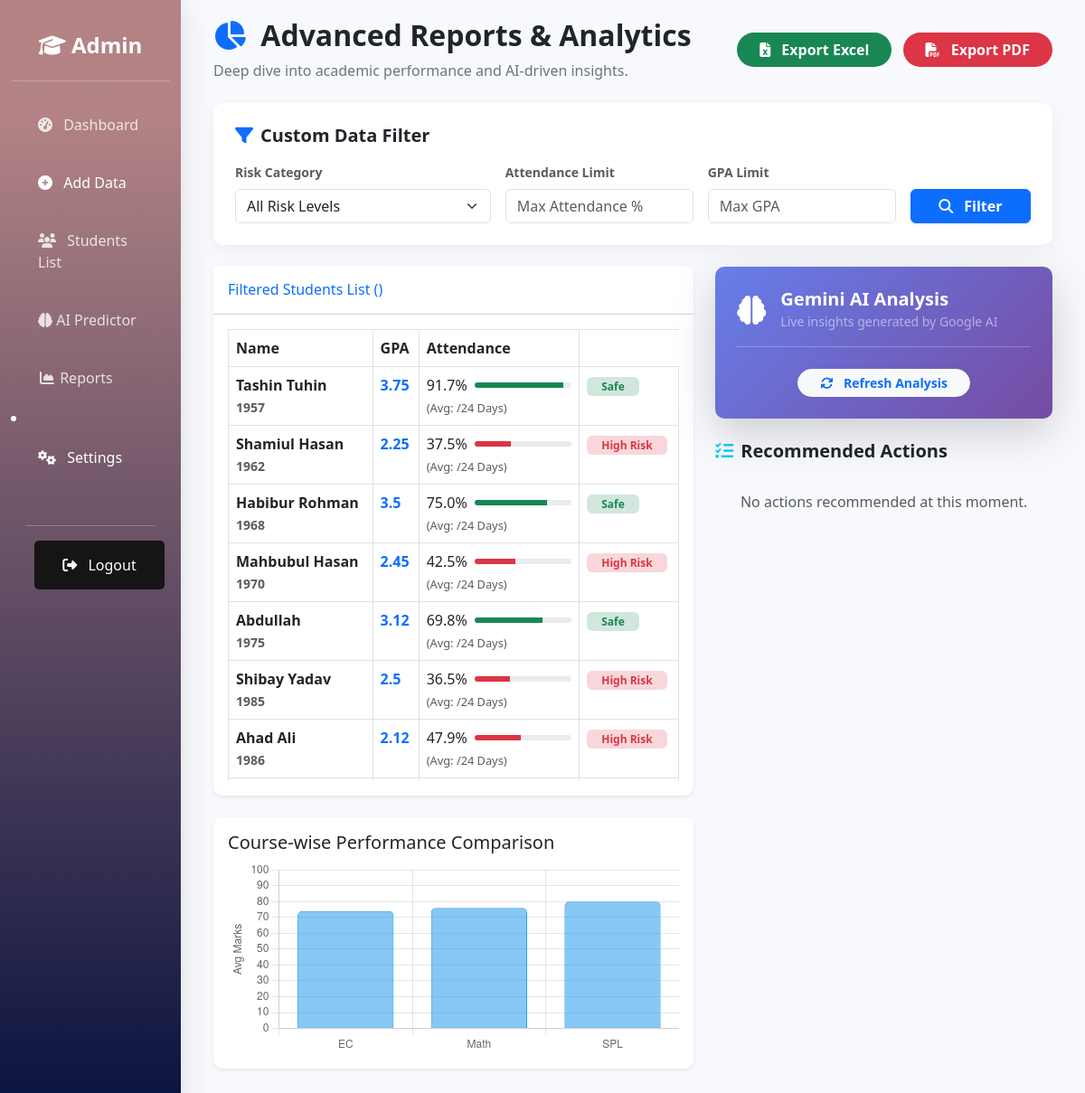
The app's page /reports/ (signed in) with its own data.
### predictor/models.py (models this page shows, shortened)
class Student(models.Model):
    student_id = models.CharField(max_length=20, unique=True, verbose_name="Student ID")
    name = models.CharField(max_length=100, verbose_name="Full Name")
    batch = models.CharField(max_length=20, choices=BATCH_CHOICES, verbose_name="Batch")
    created_at = models.DateTimeField(auto_now_add=True)

### predictor/views.py (the view)
# urls.py: path('reports/', views.reports, name='reports'),
@login_required(login_url='login')
def reports(request):
    risk_filter = request.GET.get('risk_level')
    max_attendance = request.GET.get('max_attendance')
    max_gpa = request.GET.get('max_gpa')
    report_data = []
    total_gpa_sum = 0
    all_students = Student.objects.all().order_by('student_id')
    for student in all_students:
        records = AcademicRecord.objects.filter(student=student).order_by('semester')
        if not records.exists():
            continue
        aggregates = records.aggregate(Avg('gpa'), Avg('attendance'))
        avg_gpa = aggregates['gpa__avg'] or 0
        avg_att_days = aggregates['attendance__avg'] or 0
        TOTAL_CLASS_DAYS = 24
        att_percent_display = (avg_att_days / TOTAL_CLASS_DAYS) * 100
        if att_percent_display > 100: att_percent_display = 100
        is_high_risk = False
        if avg_gpa < 2.5 or att_percent_display < 50:
            is_high_risk = True
        if max_attendance and att_percent_display > float(max_attendance): continue
        if max_gpa and avg_gpa > float(max_gpa): continue
        if risk_filter == 'High Risk' and not is_high_risk: continue
        if risk_filter == 'Low Risk' and is_high_risk: continue
        report_data.append({
            'name': student.name,
            'student_id': student.student_id,
            'avg_gpa': round(avg_gpa, 2),
            'att_percent': round(att_percent_display, 1),
            'is_risk': is_high_risk
        })
        total_gpa_sum += avg_gpa
    total_students_count = len(report_data)
    high_risk_count = sum(1 for item in report_data if item['is_risk'])
    if total_students_count > 0:
        class_avg_gpa = round(total_gpa_sum / total_students_count, 2)
    else:
        class_avg_gpa = 0
    ai_response_text = ""
    cache_key = f"ai_report_v2_{total_students_count}_{high_risk_count}_{class_avg_gpa}"
    cached_summary = cache.get(cache_key)
    if cached_summary:
        ai_response_text = cached_summary
        print("✅ Using Cached AI Response")
    elif total_students_count > 0:
        try:
            genai.configure(api_key='AIzaSyAdi3YURePmybTCWGAu_nlkyDLIsPGUawE')
            model_gemini = genai.GenerativeModel('gemini-2.5-flash')
            prompt = f"""
Act as a Senior Academic Advisor for a University Faculty.
Data Context:
- Class Average CGPA: {class_avg_gpa} (Scale: 4.00)
- Total Students: {total_students_count}
- Critical Risk Students: {high_risk_count} (Low attendance/grades)

Task: Provide 3 strategic, actionable steps for the teacher to improve this specific class performance.
Format: HTML <li> tags only. Keep it professional but direct.
"""
            response = model_gemini.generate_content(prompt)
            ai_response_text = response.text
            cache.set(cache_key, ai_response_text, 86400)
        except Exception as e:
            ai_response_text = "<li>AI Analysis unavailable temporarily.</li>"
            print(f"🔴 Gemini Error: {e}")
    else:
        ai_response_text = "<li>No student data found to analyze.</li>"
    course_performance = StudentSubjectScore.objects.values('course__title').annotate(avg_marks=Avg('marks')).order_by('course__title')
    course_labels = [item['course__title'] for item in course_performance]
    course_data = [round(item['avg_marks'], 1) for item in course_performance]
    if not course_labels:
        course_labels = ['No Data']
        course_data = [0]
    context = {
        'report_data': report_data,
        'course_labels': course_labels,
        'course_data': course_data,
        'ai_response_text': ai_response_text,
        'selected_risk': risk_filter,
        'total_students': total_students_count,
        'risk_count': high_risk_count,
        'class_avg_gpa': class_avg_gpa
    }
    return render(request, 'reports.html', context)

### predictor/templates/reports.html (shortened to what this page needs)
{% extends 'base.html' %}
{% block content %}
<div class="container-fluid">
    <div class="d-flex justify-content-between align-items-center mb-4">
        <div>
            <h2 class="fw-bold text-dark" style="font-family: 'Segoe UI', Tahoma, sans-serif;">
                <i class="fas fa-chart-pie text-primary me-2"></i> Advanced Reports & Analytics
            </h2>
            <p class="text-secondary mb-0">Deep dive into academic performance and AI-driven insights.</p>
        </div>
        <div>
            <a href="{% url 'export_excel' %}" class="btn btn-export-excel me-2 rounded-pill px-4 fw-bold text-decoration-none">
                <i class="fas fa-file-excel me-2"></i> Export Excel
            </a>
            <a href="{% url 'export_pdf' %}" class="btn btn-export-pdf rounded-pill px-4 fw-bold text-decoration-none">
                <i class="fas fa-file-pdf me-2"></i> Export PDF
            </a>
        </div>
    </div>
    <form method="GET" action="{% url 'reports' %}">
        <div class="card glass-card p-4 mb-4">
            <h5 class="fw-bold mb-3 text-dark"><i class="fas fa-filter text-primary me-2"></i>Custom Data Filter</h5>
            <div class="row g-3 align-items-end">
                <div class="col-md-4">
                    <label class="form-label small fw-bold text-muted">Risk Category</label>
                    <select name="risk_level" class="form-select">
                        <option value="">All Risk Levels</option>
                    </select>
                </div>
                <div class="col-md-3">
                    <label class="form-label small fw-bold text-muted">Attendance Limit</label>
                    <input type="number" name="max_attendance" class="form-control" placeholder="Max Attendance %" value="{{ selected_attendance }}">
                </div>
                <div class="col-md-3">
                    <label class="form-label small fw-bold text-muted">GPA Limit</label>
                    <input type="number" step="0.01" name="max_gpa" class="form-control" placeholder="Max GPA" value="{{ selected_gpa }}">
                </div>
                <div class="col-md-2">
                    <button type="submit" class="btn btn-primary w-100 fw-bold shadow-sm">
                        <i class="fas fa-search me-2"></i> Filter
                    </button>
                </div>
            </div>
        </div>
    </form>
    <div class="row">
        <div class="col-lg-7">
            <div class="card shadow-sm mb-4">
                <div class="card-header py-3 bg-white">
                    <h6 class="m-0 font-weight-bold text-primary">Filtered Students List ({{ records.count }})</h6>
                </div>
                <div class="card-body">
                    <div class="table-responsive" style="max-height: 500px; overflow-y: auto;">
                        <table class="table table-bordered table-hover">
                            <thead class="bg-light sticky-top" style="top: 0; z-index: 1;">
                                <tr>
                                    <th>Name</th>
                                    <th>GPA</th>
                                    <th>Attendance</th>
                                </tr>
                            </thead>
                            <tbody>
    {% for student in report_data %}
    <tr>
        <td class="fw-bold">{{ student.name }} <br> <small class="text-muted">{{ student.student_id }}</small></td>
        <td class="text-primary fw-bold">{{ student.avg_gpa }}</td>
        <td>
            <div class="d-flex align-items-center">
                <span class="me-2">{{ student.att_percent }}%</span>
                <div class="progress flex-grow-1" style="height: 6px; width: 100px;">
                    <div class="progress-bar {% if student.att_percent < 60 %}bg-danger{% else %}bg-success{% endif %}"
                         role="progressbar"
                         style="width: {{ student.att_percent }}%">
                    </div>
                </div>
            </div>
            <small class="text-muted" style="font-size: 0.8em;">(Avg: {{ student.att_days }}/24 Days)</small>
        </td>
        <td>
            {% if student.is_risk %}
                <span class="badge bg-danger-subtle text-danger px-3">High Risk</span>
            {% else %}
                <span class="badge bg-success-subtle text-success px-3">Safe</span>
            {% endif %}
        </td>
    </tr>
    {% empty %}
    <tr>
        <td colspan="4" class="text-center py-4">No students found.</td>
    </tr>
    {% endfor %}
</tbody>
                        </table>
                    </div>
                </div>
            </div>
           <div class="card shadow-sm mt-4">
    <div class="card-body">
        <h5 class="card-title">Course-wise Performance Comparison</h5>
        <canvas id="comparisonChart" style="max-height: 400px;"></canvas>
    </div>
</div>
        </div>
        <div class="col-lg-5">
            <div class="card shadow-lg border-0 mb-4" style="background: linear-gradient(135deg, #667eea 0%, #764ba2 100%); color: white;">
                <div class="card-body p-4">
                    <div class="d-flex align-items-center mb-3">
                        <i class="fas fa-brain fa-2x me-3"></i>
                        <div>
                            <h5 class="fw-bold mb-0">Gemini AI Analysis</h5>
                            <small class="text-white-50">Live insights generated by Google AI</small>
                        </div>
                    </div>
                    <hr class="bg-white opacity-25">
                    <div class="mt-4 text-center">
                        <button class="btn btn-light btn-sm rounded-pill px-4 text-primary fw-bold" onclick="window.location.reload();">
                            <i class="fas fa-sync-alt me-2"></i> Refresh Analysis
                        </button>
                    </div>
                </div>
            </div>
            <h5 class="fw-bold mb-3 text-dark"><i class="fas fa-tasks text-info me-2"></i>Recommended Actions</h5>
            <div style="max-height: 600px; overflow-y: auto;">
                {% for action in ai_actions %}
                <div class="card shadow-sm mb-3 ai-action-item" style="border-left: 5px solid
                    {% if action.color == 'danger' %}#e74a3b
                    {% elif action.color == 'warning' %}#f6c23e
                    {% elif action.color == 'success' %}#1cc88a
                    {% else %}#36b9cc{% endif %};">
                    <div class="card-body">
                        <div class="row no-gutters align-items-center">
                            <div class="col mr-2">
                                <div class="text-xs font-weight-bold text-{{ action.color }} text-uppercase mb-1">
                                    {{ action.title }}
                                </div>
                                <div class="h6 mb-2 font-weight-bold text-gray-800">
                                    {{ action.desc }}
                                </div>
                                <button class="btn btn-sm btn-outline-{{ action.color }} rounded-pill px-3 mt-2">
                                    {{ action.btn_text }}
                                </button>
                            </div>
                            <div class="col-auto">
                                <i class="{{ action.icon }} fa-2x text-gray-300 opacity-50"></i>
                            </div>
                        </div>
                    </div>
                </div>
                {% empty %}
                <div class="text-center text-muted py-3">No actions recommended at this moment.</div>
                {% endfor %}
            </div>
        </div> </div> </div> <script src="https://cdn.jsdelivr.net/npm/chart.js"></script>
<script>
    document.addEventListener("DOMContentLoaded", function() {
        const ctx = document.getElementById('comparisonChart').getContext('2d');
        // Django থেকে ডাটা রিসিভ করা হচ্ছে
        const courseLabels = {{ course_labels|safe }};
        const courseData = {{ course_data|safe }};
        new Chart(ctx, {
            type: 'bar', // আপনি চাইলে 'line' বা 'pie' দিতে পারেন
            data: {
                labels: courseLabels,
                datasets: [{
                    label: 'Average Course Marks',
                    data: courseData,
                    backgroundColor: 'rgba(54, 162, 235, 0.6)',
                    borderColor: 'rgba(54, 162, 235, 1)',
                    borderWidth: 1,
                    borderRadius: 5
                }]
            },
            options: {
                responsive: true,
                maintainAspectRatio: false,
                scales: {
                    y: {
                        beginAtZero: true,
                        max: 100,
                        title: { display: true, text: 'Avg Marks' }
                    }
                },
                plugins: {
                    legend: { display: false }
                }
            }
        });
    });
</script>
{% endblock %}

### predictor/templates/base.html (style rules this page uses)
body { font-family: 'Segoe UI', Tahoma, Geneva, Verdana, sans-serif; background-color: #f8f9fc; }
.card { border: none; border-radius: 10px; box-shadow: 0 0.15rem 1.75rem 0 rgba(58, 59, 69, 0.15); transition: transform 0.2s; }

### predictor/templates/reports.html (style rules this page uses)
.glass-card { background: rgba(255, 255, 255, 0.95); border-radius: 12px; border: none; box-shadow: 0 5px 20px rgba(0,0,0,0.05); }
.btn-export-pdf { background-color: #dc3545; color: white; transition: 0.3s; }
.btn-export-excel { background-color: #198754; color: white; transition: 0.3s; }

### records on screen
Student: name "Tashin Tuhin", student_id "1957"
Student: name "Shamiul Hasan", student_id "1962"
Student: name "Habibur Rohman", student_id "1968"
Student: name "Mahbubul Hasan", student_id "1970"
Student: name "Abdullah", student_id "1975"
Student: name "Shibay Yadav", student_id "1985"
Student: name "Ahad Ali", student_id "1986"

### other values on screen
{{ student.avg_gpa }} "3.75" "2.25" "3.5" "2.45" "3.12" "2.5" "2.12"
{{ student.att_percent }} "91.7" "37.5" "75.0" "42.5" "69.8" "36.5" "47.9"
chart data {{ course_labels|safe }} ['EC', 'Math', 'SPL']
chart data {{ course_data|safe }} [74.0, 76.0, 80.0]
